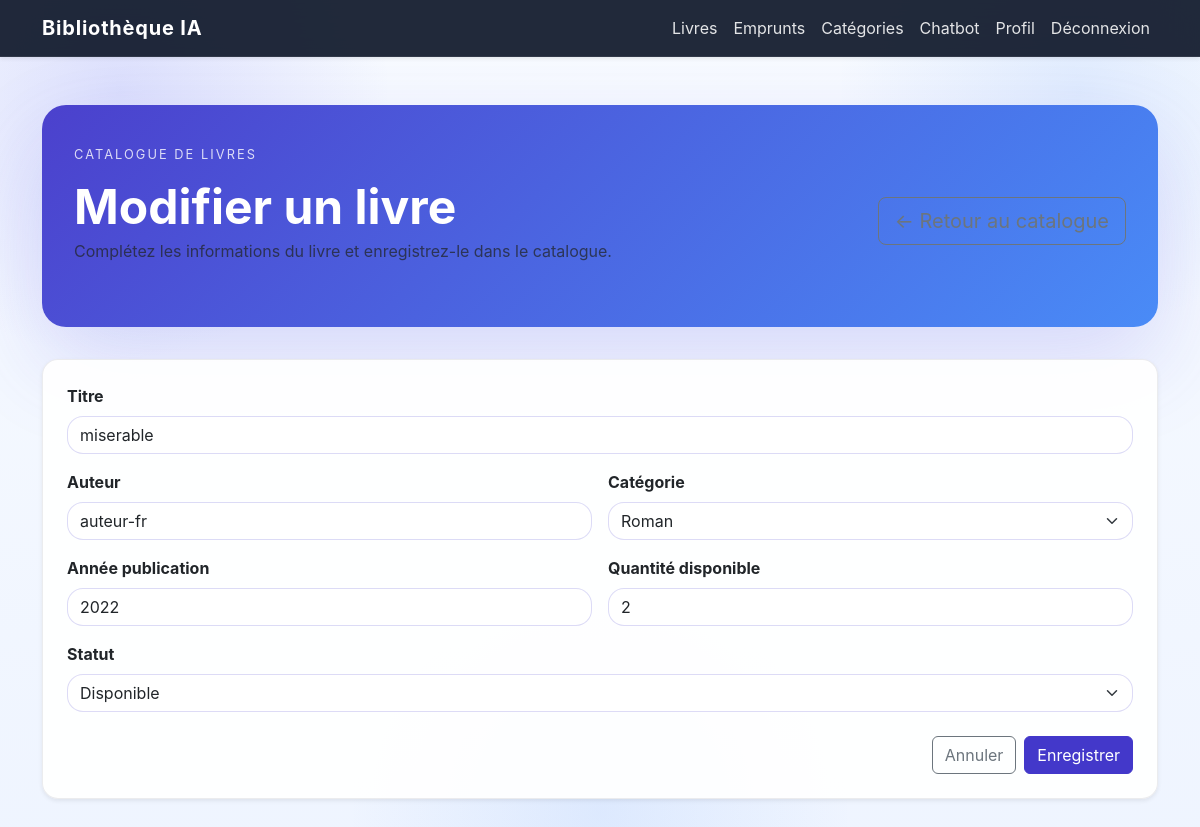
The app's page /modifier/1/ (signed in) with its own data.
### library/models.py (models this page shows, shortened)
class Livre(models.Model):
    STATUT_CHOICES = [
        ('disponible', 'Disponible'),
        ('emprunte', 'Emprunté'),
        ('reserve', 'Réservé'),
    ]
    titre = models.CharField(max_length=200)
    auteur = models.CharField(max_length=200)
    categorie = models.ForeignKey(
        Categorie,
        on_delete=models.CASCADE
    )
    annee_publication = models.IntegerField()
    quantite_disponible = models.IntegerField(default=1)
    statut = models.CharField(
        max_length=20,
        choices=STATUT_CHOICES,
        default='disponible'
    )

### library/views.py (the view, shortened to what this page needs)
@login_required
def modifier_livre(request, pk):
    livre = get_object_or_404(Livre, pk=pk)
    form = LivreForm(
        request.POST or None,
        instance=livre
    )
    return render(
        request,
        'library/form_livre.html',
        {'form': form}
    )

### library/forms.py
class LivreForm(forms.ModelForm):
    class Meta:
        model = Livre
        fields = '__all__'
        widgets = {
            'titre': forms.TextInput(attrs={
                'class': 'form-control',
                'placeholder': 'Titre du livre'
            }),
            'auteur': forms.TextInput(attrs={
                'class': 'form-control',
                'placeholder': 'Auteur'
            }),
            'categorie': forms.Select(attrs={
                'class': 'form-select'
            }),
            'annee_publication': forms.NumberInput(attrs={
                'class': 'form-control'
            }),
            'quantite_disponible': forms.NumberInput(attrs={
                'class': 'form-control'
            }),
            'statut': forms.Select(attrs={
                'class': 'form-select'
            }),
        }

### library/models.py (called while the page is built)
    def __str__(self):
        return self.nom

### library/templates/library/form_livre.html (shortened to what this page needs)
{% extends 'library/base.html' %} {% block content %}
<div class="page-header">
  <div class="hero-overline">Catalogue de livres</div>
  <div
    class="d-flex flex-column flex-md-row justify-content-between align-items-start align-items-md-center gap-3 mb-4"
  >
    <div>
      <h1 class="fw-bold mb-1">
        {% if form.instance.pk %}Modifier un livre
        {% else %}
        Ajouter un livre
        {%endif %}
      </h1>
      <p class="text-muted mb-0">
        Complétez les informations du livre et enregistrez-le dans le catalogue.
      </p>
    </div>
    <a href="{% url 'liste_livres' %}" class="btn btn-outline-secondary btn-lg"
      >← Retour au catalogue</a
    >
  </div>
</div>
<div class="card shadow-sm rounded-4">
  <div class="card-body p-4">
    <form method="POST">
      <div class="row g-3">
        <div class="col-12">
          <label class="form-label fw-bold">Titre</label>
          {{ form.titre }}
        </div>
        <div class="col-md-6">
          <label class="form-label fw-bold">Auteur</label>
          {{ form.auteur }}
        </div>
        <div class="col-md-6">
          <label class="form-label fw-bold">Catégorie</label>
          {{ form.categorie }}
        </div>
        <div class="col-md-6">
          <label class="form-label fw-bold">Année publication</label>
          {{ form.annee_publication }}
        </div>
        <div class="col-md-6">
          <label class="form-label fw-bold">Quantité disponible</label>
          {{ form.quantite_disponible }}
        </div>
        <div class="col-12">
          <label class="form-label fw-bold">Statut</label>
          {{ form.statut }}
        </div>
      </div>
      <div class="d-flex justify-content-end gap-2 mt-4">
        <a href="{% url 'liste_livres' %}" class="btn btn-outline-secondary"
          >Annuler</a
        >
        <button type="submit" class="btn btn-primary">Enregistrer</button>
      </div>
    </form>
  </div>
</div>
{% endblock %}

### library/templates/library/base.html (style rules this page uses)
:root { --bg: #eef4ff; --bg-soft: rgba(255, 255, 255, 0.78); --card: rgba(255, 255, 255, 0.92); --border: rgba(15, 23, 42, 0.08); --primary: #4338ca; --primary-dark: #3730a3; --text: #152238; }
* { box-sizing: border-box; }
body { margin: 0; min-height: 100vh; font-family: "Inter", system-ui, -apple-system, BlinkMacSystemFont, "Segoe UI", sans-serif; background: radial-gradient( circle at 10% 10%, rgba(99, 102, 241, 0.18), transparent 20% ), radial-gradient( circle at 90% 10%, rgba(59, 130, 246, 0.12), transparent 18% ), radial-gradient( circle at 50% 90%, rgba(59, 130, 246, 0.1), transparent 25% ), linear-gradient(180deg, #f8fbff 0%, #eef4ff 100%); color: var(--text); }
.page-header { border-radius: 1.5rem; padding: 2.5rem 2rem; margin-bottom: 2rem; background: linear-gradient( 135deg, rgba(67, 56, 202, 0.95), rgba(59, 130, 246, 0.92) ); color: white; box-shadow: 0 35px 90px rgba(79, 70, 229, 0.18); }
.page-header h1 { font-size: clamp(2.2rem, 4vw, 3.2rem); }
.card { background: var(--card); border: 1px solid var(--border); border-radius: 1.4rem; box-shadow: 0 24px 50px rgba(15, 23, 42, 0.08); }
.btn-primary { background-color: var(--primary); border-color: var(--primary); }
.form-control, .form-select { border-radius: 1rem; border: 1px solid rgba(67, 56, 202, 0.18); }
.hero-overline { text-transform: uppercase; letter-spacing: 0.16em; font-size: 0.8rem; opacity: 0.8; margin-bottom: 0.85rem; }

### records on screen
Livre: titre "miserable", auteur "auteur-fr", categorie "Roman", annee_publication "2022", quantite_disponible "2", statut "Disponible"
